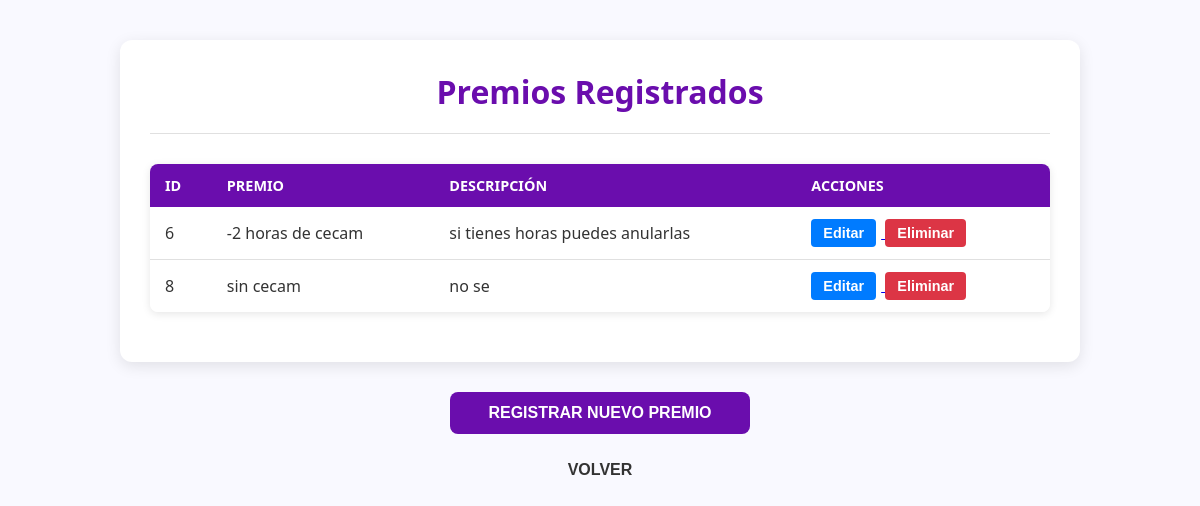
The app's page /index.php?action=consultPremios (signed in) with its own data.
### tables this page shows
CREATE TABLE `premio` (
  `id_premio` int(11) NOT NULL AUTO_INCREMENT,
  `nombre_premio` varchar(100) NOT NULL,
  `descripcion` varchar(100) NOT NULL,
  `id_usuario` int(11) DEFAULT NULL,
  `estado` enum('pendiente','aceptado','rechazado') NOT NULL DEFAULT 'pendiente',
  PRIMARY KEY (`id_premio`),
  KEY `fk_premio_usuario` (`id_usuario`),
  CONSTRAINT `fk_premio_usuario` FOREIGN KEY (`id_usuario`) REFERENCES `usuario` (`id_usuario`)
);

### app/controllers/PremioController.php (called while the page is built, shortened)
<?php
include_once "app/models/PremioModel.php";
class PremioController {
    private $model;
    public function __construct($connection) {
        $this->model = new PremioModel($connection);
    }
    public function consultarPremios() {
        $id_usuario = $_SESSION['id_usuario'];
        $premios = $this->model->consultarPremios($id_usuario);
        include_once "app/views/Profesor/consultPremio.php";
    }
}
?>

### app/models/PremioModel.php (called while the page is built, shortened)
<?php
class PremioModel {
    private $connection;
    public function __construct($connection) {
        $this->connection = $connection;
    }
    public function consultarPremios($id_usuario) {
        $sql = "SELECT * FROM premio WHERE id_usuario = ?";
        $stmt = $this->connection->prepare($sql);
        $stmt->bind_param("i", $id_usuario);
        $stmt->execute();
        return $stmt->get_result();
}
}
?>

### app/views/Profesor/consultPremio.php (the view, shortened to what this page needs)
<!DOCTYPE html>
<html lang="es">
<head>
    <link rel="stylesheet" href="public/css/premios_registrados.css">
</head>
<body>
    <div class="consult-premio">
    <div class="container">
        <h1>Premios Registrados</h1>
        <hr>
        <table>
            <thead>
                <tr>
                    <th>Id</th>
                    <th>Premio</th>
                    <th>Descripción</th>
                    <th>Acciones</th>
                </tr>
            </thead>
            <tbody>
            <?php while($row = $premios->fetch_assoc()) { ?>
                <tr>
                    <td><?php echo $row['id_premio']; ?></td>
                    <td><?php echo $row['nombre_premio']; ?></td>
                    <td><?php echo $row['descripcion']; ?></td>
                    <td class="action-buttons">
                        <a href="index.php?action=editarPremio&id=<?php echo $row['id_premio']; ?>">
                            <button class="edit-button">Editar</button>
                        </a>
                        <a href="index.php?action=deletePremio&id=<?php echo $row['id_premio']; ?>"
                           onclick="return confirm('¿Seguro que deseas eliminar este premio?');">
                            <button class="delete-button">Eliminar</button>
                        </a>
                    </td>
                </tr>
            <?php } ?>
            </tbody>
        </table>
    </div>
    <div class="main-button-group">
        <a href="index.php?action=gestion_premios">
            <button class="add-button">Registrar Nuevo Premio</button>
        </a>
        <a href="index.php?action=panelProfesor">
            <button class="back-button">Volver</button>
        </a>
    </div>
</div>

### public/css/premios_registrados.css (style rules this page uses)
:root { --primary-color: #6a0dad; --primary-hover: #8b1cf0; --background-light: #f9f9ff; --container-bg: #ffffff; --border-light: #e0e0e0; --text-color: #333; --edit-color: #007bff; --delete-color: #dc3545; --button-text: white; }
body { font-family: 'Segoe UI', Tahoma, Geneva, Verdana, sans-serif; background-color: var(--background-light); margin: 0; padding: 40px 20px; color: var(--text-color); text-align: center; }
.container { background-color: var(--container-bg); padding: 30px; border-radius: 12px; box-shadow: 0 4px 15px rgba(0, 0, 0, 0.1); max-width: 900px; margin: 0 auto 30px auto; text-align: left; }
h1 { color: var(--primary-color); margin-top: 0; margin-bottom: 20px; font-size: 2em; text-align: center; }
hr { border: 0; border-top: 1px solid var(--border-light); margin: 0 0 30px 0; }
table { width: 100%; border-collapse: collapse; margin-bottom: 20px; box-shadow: 0 2px 8px rgba(0, 0, 0, 0.1); border-radius: 8px; overflow: hidden; }
th, td { padding: 12px 15px; text-align: left; border: none; }
thead { background-color: var(--primary-color); color: white; text-transform: uppercase; font-size: 0.9em; }
tbody tr { background-color: var(--container-bg); border-bottom: 1px solid var(--border-light); }
tbody tr:last-child { border-bottom: none; }
.action-buttons button { border: none; padding: 6px 12px; border-radius: 4px; cursor: pointer; font-weight: bold; transition: background-color 0.3s ease; margin-right: 5px; font-size: 0.9em; }
.edit-button { background-color: var(--edit-color); color: var(--button-text); }
.delete-button { background-color: var(--delete-color); color: var(--button-text); }
.main-button-group { display: flex; flex-direction: column; gap: 15px; max-width: 300px; margin: 20px auto; }
.main-button-group a { text-decoration: none; }
.main-button-group button { width: 100%; border: none; padding: 12px 20px; border-radius: 8px; cursor: pointer; font-size: 1em; font-weight: bold; transition: 0.3s ease; text-transform: uppercase; }
.add-button { background-color: var(--primary-color); color: white; }
.back-button { background-color: transparent; color: var(--text-color); border: 2px solid var(--border-light); }

### records on screen
premio: id_premio "6", nombre_premio "-2 horas de cecam", descripcion "si tienes horas puedes anularlas"
premio: id_premio "8", nombre_premio "sin cecam", descripcion "no se"
